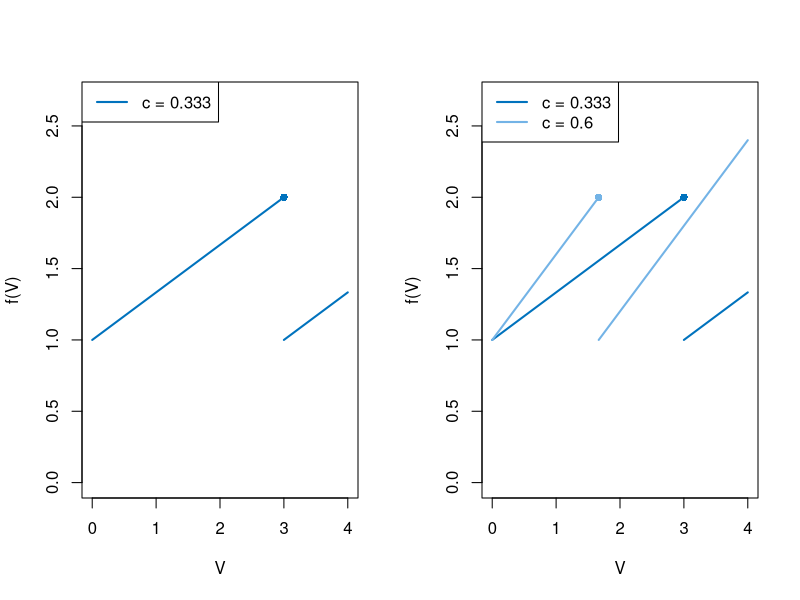

R code for this plot:
# Abb. 1.36: Aktualisierungsfunktion des AV-Knoten-Modells (Buch, Abschnitt 1.6, Gl. 1.47)
# f(V) = c V falls c V > V_g, sonst c V + u;  V_g = 1, u = 1;  links c = 1/3, rechts zusätzlich c = 0.6
# (c) 2026 Philipp Kügler · Programm zum Buch „Dynamische Systeme in den Lebenswissenschaften“ · MIT-Lizenz (siehe LICENSE)
Vg <- 1; u <- 1
farben <- c(rgb(0, 0.447, 0.741), rgb(0.45, 0.70, 0.90))
par(mfrow = c(1, 2))
for (p in 1:2) {
  cs <- if (p == 1) 1/3 else c(1/3, 0.6)
  plot(NULL, xlim = c(0, 4), ylim = c(0, 2.7), xlab = "V", ylab = "f(V)")
  for (i in seq_along(cs)) {
    c <- cs[i]
    s <- Vg / c                          # Sprungstelle: c V = V_g
    a <- seq(0, min(s, 4), length.out = 200); b <- seq(s, 4, length.out = 200)
    lines(a, c * a + u, col = farben[i], lwd = 2)
    lines(b, c * b, col = farben[i], lwd = 2)
    points(s, c * s + u, pch = 16, col = farben[i])
    if (p == 2) cat(sprintf("c = %.3g: Sprungstelle bei V = V_g/c = %.3f\n", c, s))
  }
  legend("topleft", legend = sprintf("c = %.3g", cs), col = farben[seq_along(cs)], lwd = 2)
}
